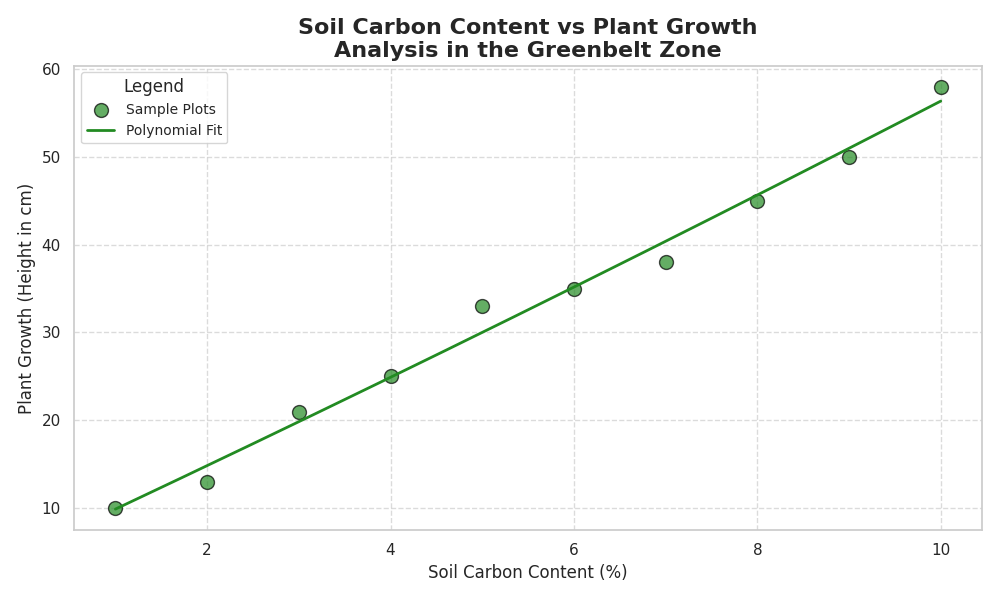

Recreate this plot in Python.
import matplotlib.pyplot as plt
import numpy as np
from numpy.polynomial.polynomial import Polynomial

# Generate data
soil_carbon_content = np.array([1, 2, 3, 4, 5, 6, 7, 8, 9, 10])
plant_growth_height = np.array([10, 13, 21, 25, 33, 35, 38, 45, 50, 58])

# Fit a polynomial of degree 2 to the data
coefs = np.polyfit(soil_carbon_content, plant_growth_height, 2)
polynomial_fit = Polynomial(coefs[::-1])

# Smooth values for the fitting line
x_smooth = np.linspace(soil_carbon_content.min(), soil_carbon_content.max(), 200)
y_smooth = polynomial_fit(x_smooth)

# Plot setup
plt.figure(figsize=(10, 6))
plt.scatter(soil_carbon_content, plant_growth_height, color='forestgreen', s=100, label='Sample Plots', edgecolor='black', alpha=0.7)
plt.plot(x_smooth, y_smooth, color='forestgreen', linewidth=2, label='Polynomial Fit', linestyle='-')

# Customizing plot title and labels
plt.title("Soil Carbon Content vs Plant Growth\nAnalysis in the Greenbelt Zone", fontsize=16, fontweight='bold')
plt.xlabel("Soil Carbon Content (%)", fontsize=12)
plt.ylabel("Plant Growth (Height in cm)", fontsize=12)

# Add a legend with a title
plt.legend(title='Legend', fontsize=10, loc='upper left')

# Display a grid
plt.grid(True, linestyle='--', alpha=0.7)

# Automatically adjust layout to prevent overlap
plt.tight_layout()

# Show the final plot
plt.show()
